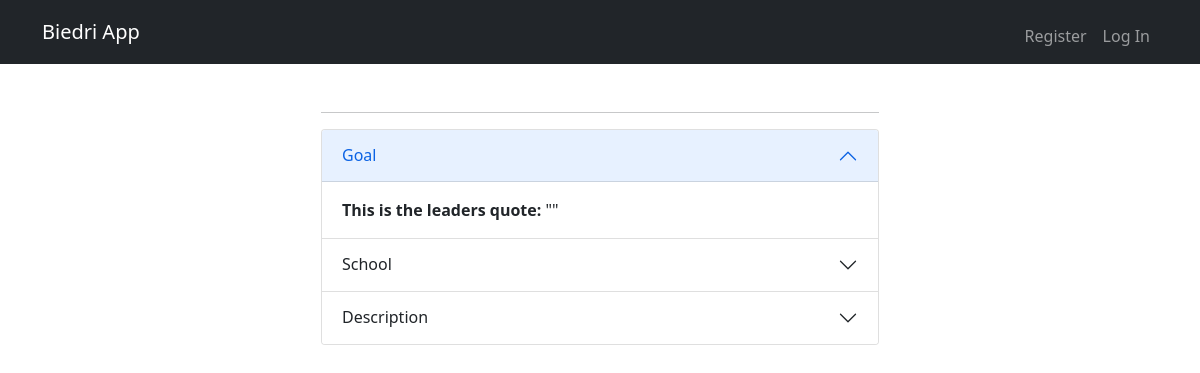
The app's page /club/1, older data.
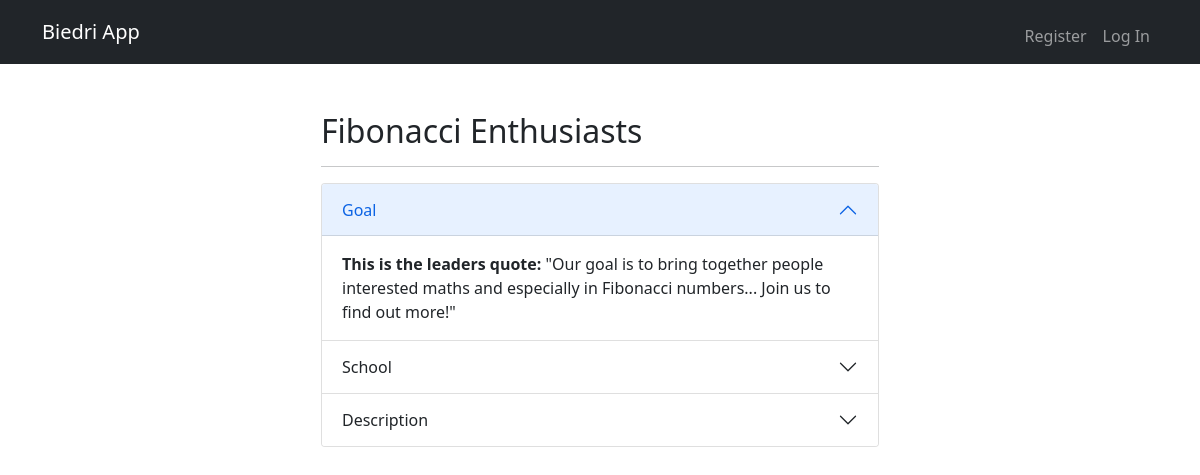
The same page, newer data.
### tables this page shows
CREATE TABLE "clubs" (
	"id"	INTEGER,
	"leader_id"	BLOB,
	"name"	TEXT UNIQUE,
	"category"	TEXT,
	"photo"	TEXT,
	"description"	TEXT,
	"school"	TEXT,
	"goal"	TEXT,
	PRIMARY KEY("id" AUTOINCREMENT)
);

### app.py (the view)
@app.route('/club/<int:club_id>')
def club_details(club_id):
    try:
        conn = get_db_connection()
        cursor = conn.cursor()
        club = cursor.execute("SELECT * FROM clubs WHERE id = ?", (club_id,)).fetchone()
        return render_template('club.html', club=club)
    except sqlite3.Error as e:
        return error(f"{e}", 500)
    finally:
        conn.close()

### app.py (called while the page is built)
def get_db_connection():
    conn = sqlite3.connect(db)
    conn.row_factory = sqlite3.Row
    return conn

@app.after_request
def after_request(response):
    response.headers["Cache-Control"] = "no-cache, no-store, must-revalidate"
    response.headers["Expires"] = 0
    response.headers["Pragma"] = "no-cache"
    return response

### templates/club.html (shortened to what this page needs)
{% extends "layout.html" %}
{% block main %}
<div class="center-50">
    <h2>{{club["name"]}}</h2>
    <hr>
    <div class="accordion" id="accordionPanelsStayOpenExample">
        <div class="accordion-item">
            <h2 class="accordion-header" id="panelsStayOpen-headingOne">
                <button class="accordion-button" type="button" data-bs-toggle="collapse" data-bs-target="#panelsStayOpen-collapseOne" aria-expanded="true" aria-controls="panelsStayOpen-collapseOne">
                Goal
                </button>
            </h2>
            <div id="panelsStayOpen-collapseOne" class="accordion-collapse collapse show" aria-labelledby="panelsStayOpen-headingOne">
                <div class="accordion-body">
                <strong>This is the leaders quote:</strong> "{{club["goal"]}}"
                </div>
            </div>
        </div>
        <div class="accordion-item">
            <h2 class="accordion-header" id="panelsStayOpen-headingTwo">
                <button class="accordion-button collapsed" type="button" data-bs-toggle="collapse" data-bs-target="#panelsStayOpen-collapseTwo" aria-expanded="false" aria-controls="panelsStayOpen-collapseTwo">
                School
                </button>
            </h2>
        </div>
        <div class="accordion-item">
        <h2 class="accordion-header" id="panelsStayOpen-headingThree">
            <button class="accordion-button collapsed" type="button" data-bs-toggle="collapse" data-bs-target="#panelsStayOpen-collapseThree" aria-expanded="false" aria-controls="panelsStayOpen-collapseThree">
            Description
            </button>
        </h2>
        </div>
    </div>
</div>
{% endblock %}

### templates/layout.html (shortened to what this page needs)
<!DOCTYPE html>
<html lang="en">
<head>
<link href="static\styles.css" rel="stylesheet">
<link href="https://stackpath.bootstrapcdn.com/bootstrap/4.5.2/css/bootstrap.min.css" rel="stylesheet">
<link href="https://cdn.jsdelivr.net/npm/bootstrap@5.0.2/dist/css/bootstrap.min.css" rel="stylesheet">
</head>
<body>
    <nav class="navbar navbar-expand-lg navbar-dark bg-dark">
        <div class="container">
            <a class="navbar-brand" href="/">Biedri App</a>
            <div class="collapse navbar-collapse" id="navbarNav">
                {% if session["user_id"] %}
                <ul class="navbar-nav ml-auto">
                    <li class="nav-item">
                        <a class="nav-link" href="/">Home</a>
                    </li>
                    <li class="nav-item">
                        <a class="nav-link" href="/profile">Profile</a>
                    </li>
                    <li class="nav-item">
                        <a class="nav-link" href="/create">Create</a>
                    </li>
                    <li class="nav-item">
                        <a class="nav-link" href="/settings">Settings</a>
                    </li>
                    <li class="nav-item">
                        <a class="nav-link" href="/logout">Log Out</a>
                    </li>
                </ul>
                {% else %}
                <ul class="navbar-nav ms-auto mt-2">
                    <li class="nav-item">
                        <a class="nav-link" href="/register">Register</a>
                    </li>
                    <li class="nav-item">
                        <a class="nav-link" href="/login">Log In</a>
                    </li>
                </ul>
                {% endif %}
            </div>
        </div>
    </nav>
    <div class="container mt-5">
        {% block main %}{% endblock %}
    </div>
</body>
</html>

### static/styles.css (style rules this page uses)
.center-50 { width: 50% !important; margin: 0 auto !important; }

Row changes from the older to the newer data that the page shows:
added clubs: name "Fibonacci Enthusiasts", goal "Our goal is to bring together people interested maths and especially in Fibonacci numbers... Join us to find out more!"
